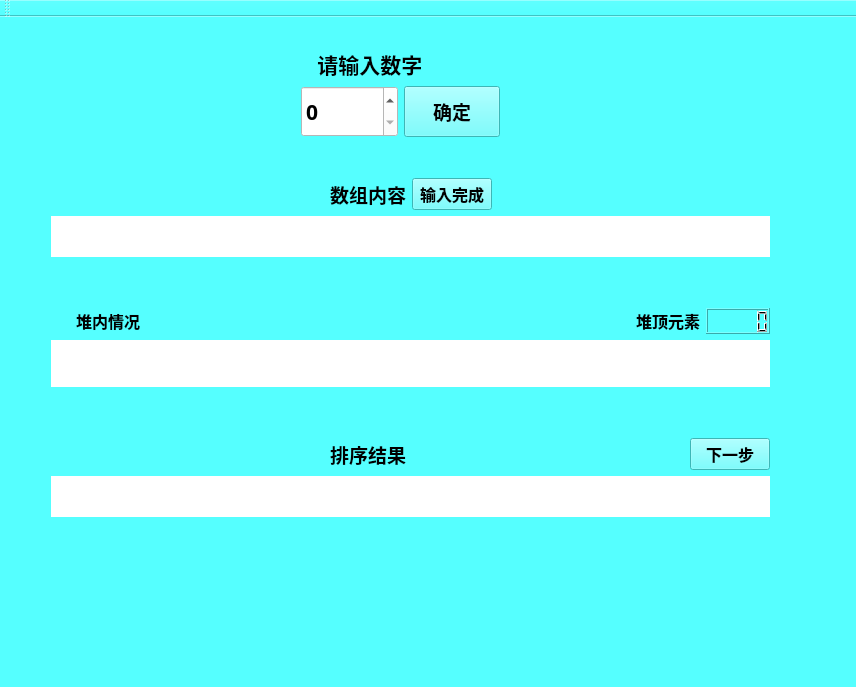
<?xml version="1.0" encoding="UTF-8"?>
<ui version="4.0">
 <class>MainWindow</class>
 <widget class="QMainWindow" name="MainWindow">
  <property name="geometry">
   <rect>
    <x>0</x>
    <y>0</y>
    <width>856</width>
    <height>687</height>
   </rect>
  </property>
  <property name="windowTitle">
   <string>堆排序演示</string>
  </property>
  <property name="styleSheet">
   <string notr="true">background-color: rgb(85, 255, 255);</string>
  </property>
  <widget class="QWidget" name="centralWidget">
   <widget class="QWidget" name="layoutWidget">
    <property name="geometry">
     <rect>
      <x>40</x>
      <y>280</y>
      <width>741</width>
      <height>101</height>
     </rect>
    </property>
    <layout class="QVBoxLayout" name="verticalLayout_3">
     <item>
      <layout class="QHBoxLayout" name="horizontalLayout_3">
       <item>
        <spacer name="horizontalSpacer_3">
         <property name="orientation">
          <enum>Qt::Horizontal</enum>
         </property>
        </spacer>
       </item>
       <item>
        <widget class="QLabel" name="label_3">
         <property name="font">
          <font>
           <family>Bahnschrift SemiBold</family>
           <pointsize>14</pointsize>
           <weight>75</weight>
           <bold>true</bold>
          </font>
         </property>
         <property name="text">
          <string/>
         </property>
        </widget>
       </item>
       <item>
        <widget class="QLabel" name="label_4">
         <property name="font">
          <font>
           <family>Bahnschrift SemiBold</family>
           <pointsize>12</pointsize>
           <weight>75</weight>
           <bold>true</bold>
          </font>
         </property>
         <property name="text">
          <string>堆内情况</string>
         </property>
        </widget>
       </item>
       <item>
        <spacer name="horizontalSpacer_4">
         <property name="orientation">
          <enum>Qt::Horizontal</enum>
         </property>
         <property name="sizeHint" stdset="0">
          <size>
           <width>40</width>
           <height>20</height>
          </size>
         </property>
        </spacer>
       </item>
       <item>
        <widget class="QLabel" name="label_5">
         <property name="font">
          <font>
           <family>Bahnschrift SemiBold</family>
           <pointsize>12</pointsize>
           <weight>75</weight>
           <bold>true</bold>
          </font>
         </property>
         <property name="text">
          <string>堆顶元素</string>
         </property>
        </widget>
       </item>
       <item>
        <widget class="QLCDNumber" name="lcd_result"/>
       </item>
      </layout>
     </item>
     <item>
      <widget class="QLabel" name="lb_heap">
       <property name="sizePolicy">
        <sizepolicy hsizetype="Expanding" vsizetype="Expanding">
         <horstretch>0</horstretch>
         <verstretch>0</verstretch>
        </sizepolicy>
       </property>
       <property name="font">
        <font>
         <family>Bahnschrift SemiBold</family>
         <pointsize>14</pointsize>
         <weight>75</weight>
         <bold>true</bold>
        </font>
       </property>
       <property name="styleSheet">
        <string notr="true">background-color: rgb(255, 255, 255);</string>
       </property>
       <property name="text">
        <string/>
       </property>
      </widget>
     </item>
    </layout>
   </widget>
   <widget class="QWidget" name="layoutWidget_2">
    <property name="geometry">
     <rect>
      <x>40</x>
      <y>410</y>
      <width>741</width>
      <height>101</height>
     </rect>
    </property>
    <layout class="QVBoxLayout" name="verticalLayout_4">
     <item>
      <layout class="QHBoxLayout" name="horizontalLayout_4">
       <item>
        <spacer name="horizontalSpacer_5">
         <property name="orientation">
          <enum>Qt::Horizontal</enum>
         </property>
         <property name="sizeHint" stdset="0">
          <size>
           <width>40</width>
           <height>20</height>
          </size>
         </property>
        </spacer>
       </item>
       <item>
        <widget class="QLabel" name="label_6">
         <property name="font">
          <font>
           <family>Bahnschrift SemiBold</family>
           <pointsize>14</pointsize>
           <weight>75</weight>
           <bold>true</bold>
          </font>
         </property>
         <property name="text">
          <string>排序结果</string>
         </property>
        </widget>
       </item>
       <item>
        <spacer name="horizontalSpacer_6">
         <property name="orientation">
          <enum>Qt::Horizontal</enum>
         </property>
         <property name="sizeHint" stdset="0">
          <size>
           <width>40</width>
           <height>20</height>
          </size>
         </property>
        </spacer>
       </item>
       <item>
        <widget class="QPushButton" name="btn_next">
         <property name="font">
          <font>
           <family>Bahnschrift SemiBold</family>
           <pointsize>12</pointsize>
           <weight>75</weight>
           <bold>true</bold>
          </font>
         </property>
         <property name="text">
          <string>下一步</string>
         </property>
        </widget>
       </item>
      </layout>
     </item>
     <item>
      <widget class="QLabel" name="lb_result">
       <property name="sizePolicy">
        <sizepolicy hsizetype="Expanding" vsizetype="Expanding">
         <horstretch>0</horstretch>
         <verstretch>0</verstretch>
        </sizepolicy>
       </property>
       <property name="font">
        <font>
         <family>Bahnschrift SemiBold</family>
         <pointsize>14</pointsize>
         <weight>75</weight>
         <bold>true</bold>
        </font>
       </property>
       <property name="styleSheet">
        <string notr="true">background-color: rgb(255, 255, 255);</string>
       </property>
       <property name="text">
        <string/>
       </property>
      </widget>
     </item>
    </layout>
   </widget>
   <widget class="QWidget" name="">
    <property name="geometry">
     <rect>
      <x>290</x>
      <y>20</y>
      <width>221</width>
      <height>111</height>
     </rect>
    </property>
    <layout class="QVBoxLayout" name="verticalLayout">
     <item>
      <widget class="QLabel" name="label">
       <property name="font">
        <font>
         <family>Bahnschrift SemiBold</family>
         <pointsize>16</pointsize>
         <weight>75</weight>
         <bold>true</bold>
        </font>
       </property>
       <property name="text">
        <string>   请输入数字</string>
       </property>
      </widget>
     </item>
     <item>
      <layout class="QHBoxLayout" name="horizontalLayout" stretch="1,1">
       <item>
        <widget class="QSpinBox" name="number_input">
         <property name="sizePolicy">
          <sizepolicy hsizetype="Expanding" vsizetype="Expanding">
           <horstretch>0</horstretch>
           <verstretch>0</verstretch>
          </sizepolicy>
         </property>
         <property name="font">
          <font>
           <family>Bahnschrift SemiBold</family>
           <pointsize>16</pointsize>
           <weight>75</weight>
           <bold>true</bold>
          </font>
         </property>
         <property name="styleSheet">
          <string notr="true">background-color: rgb(255, 255, 255);</string>
         </property>
        </widget>
       </item>
       <item>
        <widget class="QPushButton" name="btn_input">
         <property name="sizePolicy">
          <sizepolicy hsizetype="Expanding" vsizetype="Expanding">
           <horstretch>0</horstretch>
           <verstretch>0</verstretch>
          </sizepolicy>
         </property>
         <property name="font">
          <font>
           <family>Bahnschrift SemiBold</family>
           <pointsize>14</pointsize>
           <weight>75</weight>
           <bold>true</bold>
          </font>
         </property>
         <property name="text">
          <string>确定</string>
         </property>
        </widget>
       </item>
      </layout>
     </item>
    </layout>
   </widget>
   <widget class="QWidget" name="">
    <property name="geometry">
     <rect>
      <x>40</x>
      <y>150</y>
      <width>741</width>
      <height>101</height>
     </rect>
    </property>
    <layout class="QVBoxLayout" name="verticalLayout_2">
     <item>
      <layout class="QHBoxLayout" name="horizontalLayout_2">
       <item>
        <spacer name="horizontalSpacer">
         <property name="orientation">
          <enum>Qt::Horizontal</enum>
         </property>
         <property name="sizeHint" stdset="0">
          <size>
           <width>40</width>
           <height>20</height>
          </size>
         </property>
        </spacer>
       </item>
       <item>
        <widget class="QLabel" name="label_2">
         <property name="font">
          <font>
           <family>Bahnschrift SemiBold</family>
           <pointsize>14</pointsize>
           <weight>75</weight>
           <bold>true</bold>
          </font>
         </property>
         <property name="text">
          <string>数组内容</string>
         </property>
        </widget>
       </item>
       <item>
        <widget class="QPushButton" name="btn_finish">
         <property name="font">
          <font>
           <family>Bahnschrift SemiBold</family>
           <pointsize>12</pointsize>
           <weight>75</weight>
           <bold>true</bold>
          </font>
         </property>
         <property name="text">
          <string>输入完成</string>
         </property>
        </widget>
       </item>
       <item>
        <spacer name="horizontalSpacer_2">
         <property name="orientation">
          <enum>Qt::Horizontal</enum>
         </property>
         <property name="sizeHint" stdset="0">
          <size>
           <width>40</width>
           <height>20</height>
          </size>
         </property>
        </spacer>
       </item>
      </layout>
     </item>
     <item>
      <widget class="QLabel" name="lb_array">
       <property name="sizePolicy">
        <sizepolicy hsizetype="Expanding" vsizetype="Expanding">
         <horstretch>0</horstretch>
         <verstretch>0</verstretch>
        </sizepolicy>
       </property>
       <property name="font">
        <font>
         <family>Bahnschrift SemiBold</family>
         <pointsize>14</pointsize>
         <weight>75</weight>
         <bold>true</bold>
        </font>
       </property>
       <property name="styleSheet">
        <string notr="true">background-color: rgb(255, 255, 255);</string>
       </property>
       <property name="text">
        <string/>
       </property>
      </widget>
     </item>
    </layout>
   </widget>
  </widget>
  <widget class="QToolBar" name="mainToolBar">
   <attribute name="toolBarArea">
    <enum>TopToolBarArea</enum>
   </attribute>
   <attribute name="toolBarBreak">
    <bool>false</bool>
   </attribute>
  </widget>
  <widget class="QStatusBar" name="statusBar"/>
 </widget>
 <layoutdefault spacing="6" margin="11"/>
 <resources/>
 <connections/>
</ui>
